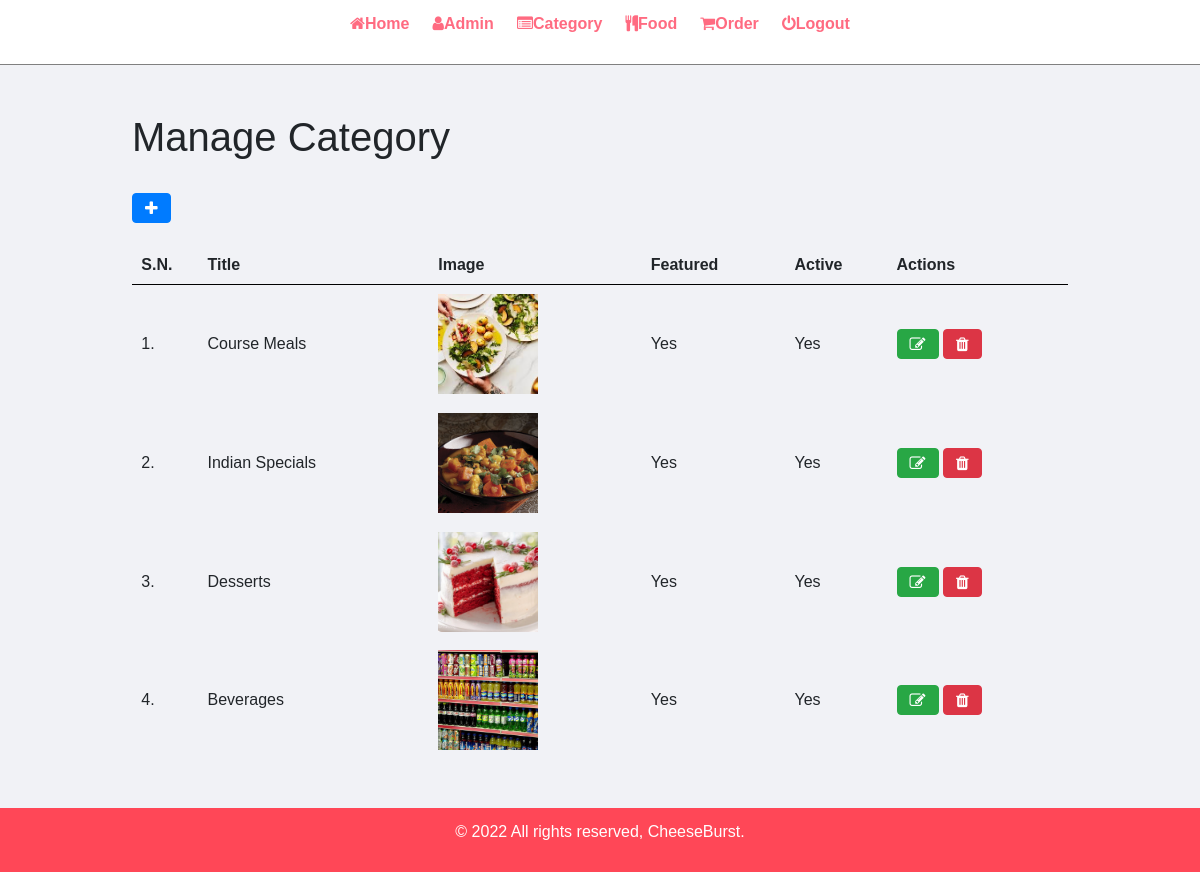
The app's page /admin/manage-category.php (signed in) with its own data.
### tables this page shows
CREATE TABLE `tbl_category` (
  `id` int UNSIGNED NOT NULL,
  `title` varchar(100) NOT NULL,
  `image_name` varchar(255) NOT NULL,
  `featured` varchar(10) NOT NULL,
  `active` varchar(10) NOT NULL
);

### admin/manage-category.php (the view, shortened to what this page needs)
<?php include('partials/menu.php'); ?>
<div class="main-content">
    <div class="wrapper">
        <h1>Manage Category</h1>
        <br>
                <a href="<?php echo SITEURL; ?>admin/add-category.php" class="btn btn-primary"><i class="fa fa-plus"></i></a>
        <br><br>
                <table class="tbl-full">
                    <tr>
                        <th>S.N.</th>
                        <th>Title</th>
                        <th>Image</th>
                        <th>Featured</th>
                        <th>Active</th>
                        <th>Actions</th>
                    </tr>
                    <?php
                        $sql = "SELECT * FROM `tbl_category`";
                        $res = mysqli_query($conn, $sql);
                        $count = mysqli_num_rows($res);
                        $sn=1;
                        if($count>0)
                        {
                            while($row=mysqli_fetch_assoc($res))
                            {
                                $id = $row['id'];
                                $title = $row['title'];
                                $image_name = $row['image_name'];
                                $featured = $row['featured'];
                                $active = $row['active'];
                                ?>
                                    <tr>
                                        <td><?php echo $sn++; ?>. </td>
                                        <td><?php echo $title; ?></td>
                                        <td>
                                            <?php
                                                if($image_name!="")
                                                {
                                                    ?>
                                                    <img src="<?php echo SITEURL; ?>images/category/<?php echo $image_name; ?>" width="100px" >
                                                    <?php
                                                }
                                                else
                                                {
                                                    echo "<div class='error'>Image not Added.</div>";
                                                }
                                            ?>
                                        </td>
                                        <td><?php echo $featured; ?></td>
                                        <td><?php echo $active; ?></td>
                                        <td>
                                            <a href="<?php echo SITEURL; ?>admin/update-category.php?id=<?php echo $id; ?>" class="btn btn-success"><i class="fa fa-edit"></i></a>
                                            <a href="<?php echo SITEURL; ?>admin/delete-category.php?id=<?php echo $id; ?>&image_name=<?php echo $image_name; ?>" class="btn btn-danger"><i class="fa fa-trash"></i></a>
                                        </td>
                                    </tr>
                                <?php
                            }
                        }
                        else
                        {
                            ?>
                            <tr>
                                <td colspan="6"><div class="text-danger">No Category Added.</div></td>
                            </tr>
                            <?php
                        }
                    ?>
                </table>
    </div>
</div>
<?php include('partials/footer.php'); ?>

### admin/partials/menu.php (shortened to what this page needs)
<html>
    <head>
<link rel="stylesheet" href="https://cdn.jsdelivr.net/npm/bootstrap@4.6.1/dist/css/bootstrap.min.css">
<link rel="stylesheet" href="https://cdnjs.cloudflare.com/ajax/libs/font-awesome/4.7.0/css/font-awesome.min.css">
        <link rel="stylesheet" href="../css/admin.css">
    </head>
    <body>
        <div class="menu text-center">
            <div class="wrapper">
                <ul>
                    <li><a href="index.php"><i class="fa fa-home"></i>Home</a></li>
                    <li><a href="manage-admin.php"><i class="fa fa-user"></i>Admin</a></li>
                    <li><a href="manage-category.php"><i class="fa fa-list-alt"></i>Category</a></li>
                    <li><a href="manage-food.php"><i class="fa fa-cutlery"></i>Food</a></li>
                    <li><a href="manage-order.php"><i class="fa fa-shopping-cart"></i>Order</a></li>
                    <li><a href="logout.php"><i class="fa fa-power-off"></i>Logout</a></li>
                </ul>
            </div>
        </div>

### admin/partials/footer.php
<div class="footer">
            <div class="wrapper">
                <p class="text-center">© 2022 All rights reserved, CheeseBurst.</a></p>
            </div>
        </div>
    </body>
</html>

### css/admin.css (style rules this page uses)
* { margin: 0; padding: 0; font-family: Arial, Helvetica, sans-serif; }
.wrapper { padding: 1%; width: 80%; margin: 0 auto; }
.tbl-full { width: 100%; }
table tr th { border-bottom: 1px solid black; padding: 1%; text-align: left; }
table tr td { padding: 1%; }
.menu { border-bottom: 1px solid grey; }
.menu ul { list-style-type: none; }
.menu ul li { display: inline; padding: 1%; }
.menu ul li a { text-decoration: none; font-weight: bold; color: #ff6b81; }
.main-content { background-color: #f1f2f6; padding: 3% 0; }
.footer { background-color: #ff4757; color: white; }

### records on screen
tbl_category: title "Course Meals", image_name (picture), featured "Yes", active "Yes"
tbl_category: title "Indian Specials", image_name (picture), featured "Yes", active "Yes"
tbl_category: title "Desserts", image_name (picture), featured "Yes", active "Yes"
tbl_category: title "Beverages", image_name (picture), featured "Yes", active "Yes"
